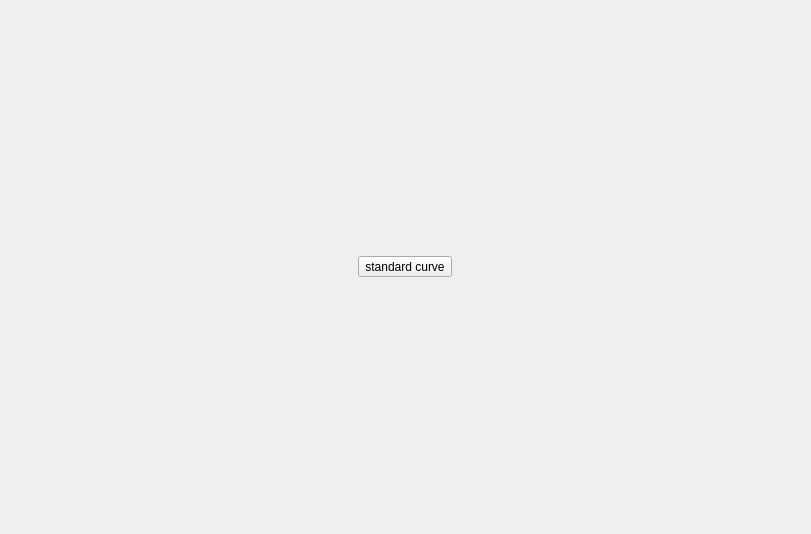
<?xml version="1.0" encoding="UTF-8"?>
<ui version="4.0">
 <class>PlotSeparation</class>
 <widget class="QWidget" name="PlotSeparation">
  <property name="geometry">
   <rect>
    <x>0</x>
    <y>0</y>
    <width>811</width>
    <height>534</height>
   </rect>
  </property>
  <property name="windowTitle">
   <string>Form</string>
  </property>
  <layout class="QGridLayout" name="gridLayout" rowstretch="1,0">
   <item row="0" column="1">
    <layout class="QGridLayout" name="gLayPlot"/>
   </item>
   <item row="1" column="0" colspan="2">
    <layout class="QHBoxLayout" name="horizontalLayout">
     <item>
      <widget class="QToolButton" name="tBtnStandardCurve">
       <property name="text">
        <string>standard curve</string>
       </property>
      </widget>
     </item>
    </layout>
   </item>
   <item row="0" column="0">
    <layout class="QGridLayout" name="gLayProportion"/>
   </item>
  </layout>
 </widget>
 <resources/>
 <connections/>
</ui>
